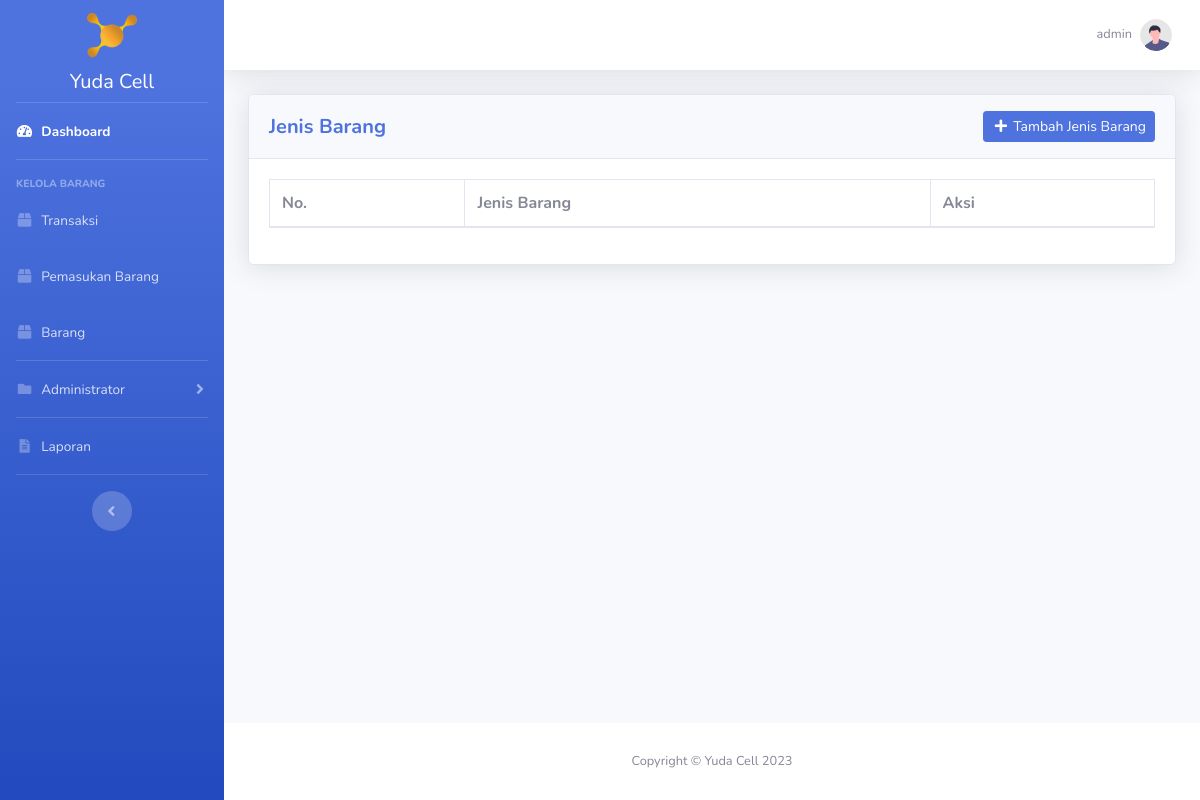
/jenis_barang/index.php (signed in), run on an earlier commit of the app's database.
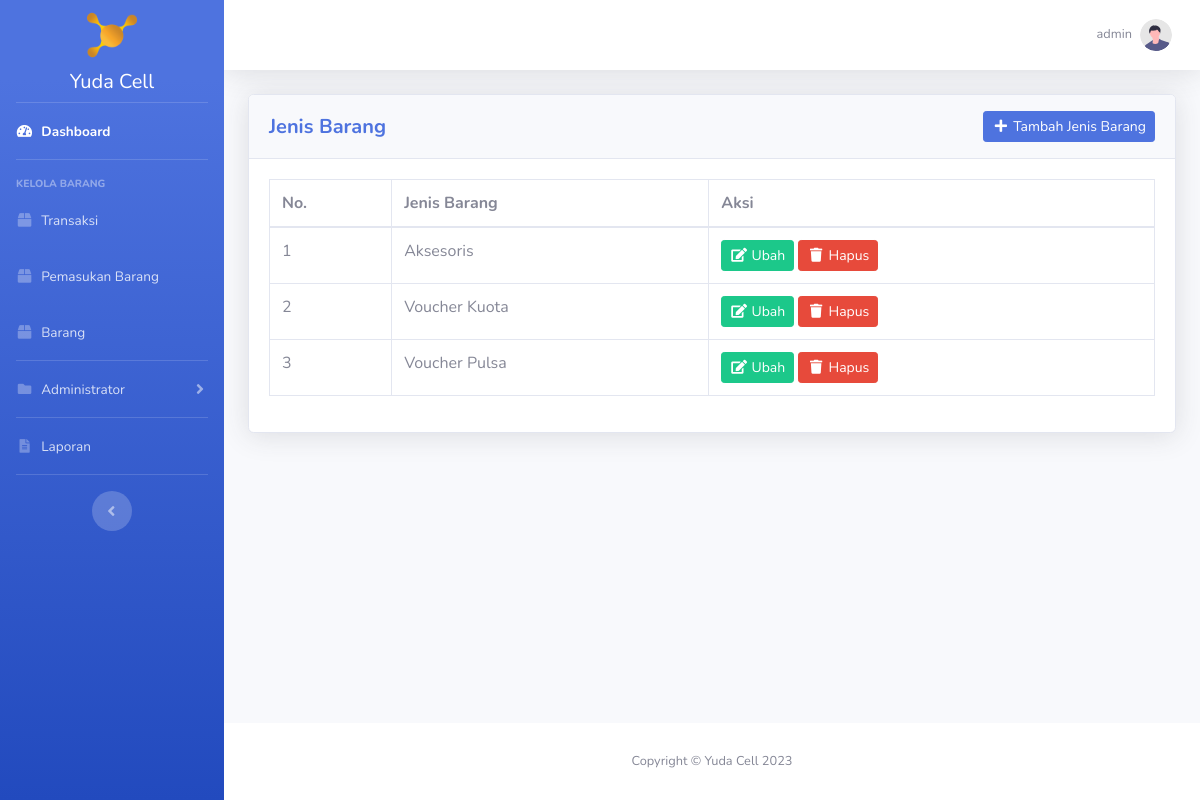
And on a later commit of the database.
### tables this page shows
CREATE TABLE `jenis_barang` (
  `id_jenis_barang` int(11) NOT NULL,
  `jenis_barang` varchar(50) NOT NULL
);

### jenis_barang/index.php (the view, shortened to what this page needs)
<?php
require_once '../koneksi.php';
$jenis_barang = mysqli_query($koneksi, "SELECT * FROM jenis_barang ORDER BY jenis_barang ASC");
$id_user = htmlspecialchars($_SESSION['id_user']);
$data_profile = mysqli_fetch_assoc(mysqli_query($koneksi, "SELECT * FROM user WHERE id_user = '$id_user'"));
?>
<!DOCTYPE html>
<html lang="en">
<head>
    <?php include_once '../include/head.php'; ?>
</head>
<body id="page-top">
    <div id="wrapper">
        <?php include_once '../include/sidebar.php'; ?>
        <div id="content-wrapper" class="d-flex flex-column">
            <div id="content">
                <?php include_once '../include/topbar.php'; ?>
                <div class="container-fluid">
                    <div class="card shadow mb-4">
                        <div class="card-header py-3">
                            <div class="row">
                                <div class="col head-left">
                                    <h5 class="my-auto font-weight-bold text-primary">Jenis Barang</h5>
                                </div>
                                <?php if ($data_profile['hak_akses'] == 'administrator'): ?>
                                    <div class="col head-right">
                                        <a href="<?= BASE_URL; ?>jenis_barang/tambah_jenis_barang.php" class="btn btn-sm btn-primary"><i class="fas fa-fw fa-plus"></i> Tambah Jenis Barang</a>
                                    </div>
                                <?php endif ?>
                            </div>
                        </div>
                        <div class="card-body">
                            <div class="table-responsive">
                                <table class="table table-bordered" id="dataTable" width="100%" cellspacing="0">
                                    <thead>
										<tr>
											<th>No.</th>
											<th>Jenis Barang</th>
											<?php if ($data_profile['hak_akses'] == 'administrator'): ?>
												<th>Aksi</th>
											<?php endif ?>
										</tr>
									</thead>
                                    <tbody>
										<?php $i = 1; ?>
										<?php foreach ($jenis_barang as $djb): ?>
											<tr>
												<td><?= $i++; ?></td>
												<td><?= $djb['jenis_barang']; ?></td>
												<?php if ($data_profile['hak_akses'] == 'administrator'): ?>
													<td>
														<a class="btn btn-sm btn-success" href="ubah_jenis_barang.php?id_jenis_barang=<?= $djb['id_jenis_barang']; ?>"><i class="fas fa-fw fa-edit"></i> Ubah</a>
														<a class="btn btn-sm btn-danger btn-delete" data-nama="Jenis Barang <?= $djb['jenis_barang']; ?> akan terhapus!" href="hapus_jenis_barang.php?id_jenis_barang=<?= $djb['id_jenis_barang']; ?>"><i class="fas fa-fw fa-trash"></i> Hapus</a>
													</td>
												<?php endif ?>
											</tr>
										<?php endforeach ?>
									</tbody>
                                </table>
                            </div>
                        </div>
                    </div>
				</div>
            </div>
            <?php include_once '../include/footer.php'; ?>
        </div>
    </div>
</body>
</html>

What changed in the data, as far as the page shows it:
added jenis_barang: jenis_barang "Aksesoris"
added jenis_barang: jenis_barang "Voucher Kuota"
added jenis_barang: jenis_barang "Voucher Pulsa"
